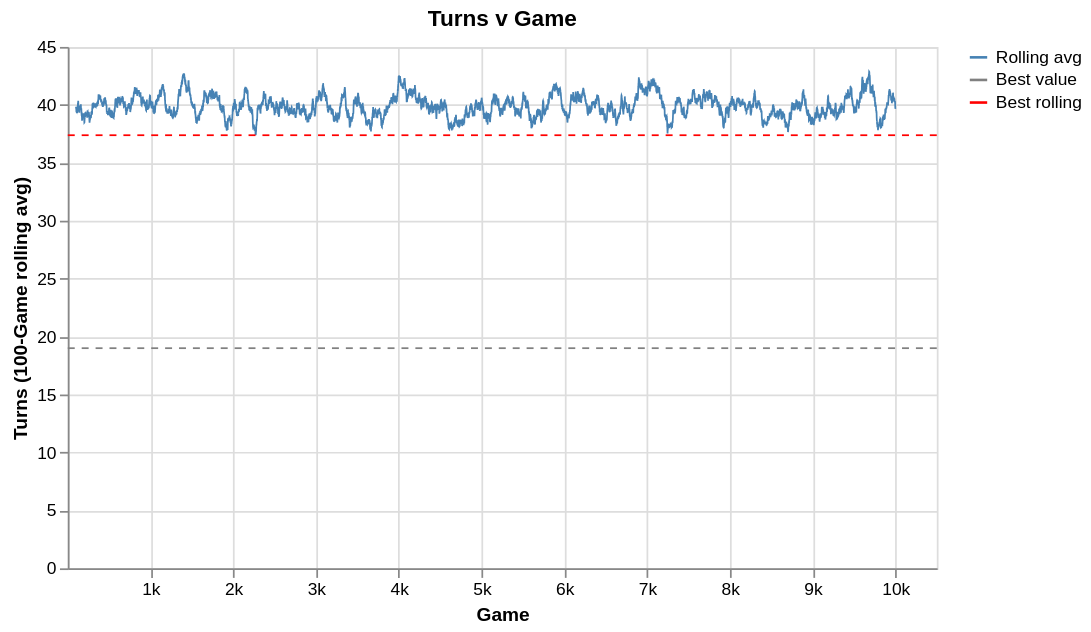

Here is the notebook cell this chart was saved with:
### Code cell
STAT_WINDOW = 100


def make_dual_line(
    df, agent_col, player_col, y_title, chart_title, window=STAT_WINDOW, stroke=1
):
    """Rolling avg line chart comparing agent vs player on a single metric."""
    long = (
        df.select(["game", agent_col, player_col])
        .with_columns(
            [
                pl.col(agent_col)
                .rolling_mean(window_size=window)
                .alias(f"{agent_col}_r"),
                pl.col(player_col)
                .rolling_mean(window_size=window)
                .alias(f"{player_col}_r"),
            ]
        )
        .select(["game", f"{agent_col}_r", f"{player_col}_r"])
        .unpivot(
            index="game",
            on=[f"{agent_col}_r", f"{player_col}_r"],
            variable_name="side",
            value_name="value",
        )
        .with_columns(
            pl.col("side").replace(
                {f"{agent_col}_r": "Agent", f"{player_col}_r": "Player"}
            )
        )
    )
    return (
        alt.Chart(long)
        .mark_line(strokeWidth=stroke)
        .encode(
            x=alt.X("game:Q", title="Game"),
            y=alt.Y("value:Q", title=f"{y_title} ({window}-game rolling avg)"),
            color=alt.Color(
                "side:N",
                scale=alt.Scale(
                    domain=["Agent", "Player"], range=["steelblue", "coral"]
                ),
                legend=alt.Legend(title=""),
            ),
        )
        .properties(title=chart_title, width=500, height=250)
    )


zero_rule = (
    alt.Chart(pl.DataFrame({"y": [0]}))
    .mark_rule(strokeDash=[4, 4], color="red")
    .encode(y="y:Q")
)

turns_chart = make_chart(
    q_agent_df,
    "turns",
    pl.min,
    arg_col="game",
    window_size=STAT_WINDOW,
    stroke=1,
)
hits_chart = (
    make_chart(
        q_agent_df,
        "agent_hit_diff",
        None,
        arg_col="game",
        window_size=STAT_WINDOW,
        stroke=1,
    )
    + zero_rule
)
sinks_chart = (
    make_chart(
        q_agent_df,
        "agent_sink_diff",
        None,
        arg_col="game",
        window_size=STAT_WINDOW,
        stroke=1,
    )
    + zero_rule
)

turns_chart.show()

title = alt.TitleParams("Q-Agent - Targeting Statistics", anchor="middle")
(hits_chart | sinks_chart).resolve_scale(y="independent").properties(title=title)

### Figure 1 — Vega specification as saved in the notebook (floating-point values rounded to 4 significant figures; data arrays with more than 128 entries replaced by an {"elided": "..."} marker saying what was removed)
{"$schema": "https://vega.github.io/schema/vega/v6.json", "data": [{"name": "source_0", "values": {"elided": "10000 records"}}, {"name": "source_1", "values": [{"series": "Best value", "y": 19}]}, {"name": "source_2", "values": [{"series": "Best rolling", "y": 37.38}]}, {"name": "source_0_x_domain_game", "values": [{"min": 1, "max": 10000}]}], "marks": [{"type": "group", "name": "layer_0_pathgroup", "from": {"facet": {"data": "source_0", "name": "faceted_path_layer_0_main", "groupby": ["series"]}}, "encode": {"update": {"width": {"field": {"signal": null, "datum": null, "group": "width", "parent": null}}, "height": {"field": {"signal": null, "datum": null, "group": "height", "parent": null}}}}, "marks": [{"type": "line", "name": "layer_0_marks", "from": {"data": "faceted_path_layer_0_main"}, "sort": {"field": "x"}, "encode": {"update": {"y": {"field": "turns_rolling", "scale": "y"}, "x": {"field": "game", "scale": "x"}, "defined": {"signal": "isValid(datum[\"game\"]) && isFinite(+datum[\"game\"]) && isValid(datum[\"turns_rolling\"]) && isFinite(+datum[\"turns_rolling\"])"}, "strokeWidth": {"value": 1}, "stroke": {"field": "series", "scale": "color"}}}, "style": ["line"]}]}, {"type": "rule", "name": "layer_1_marks", "from": {"data": "source_1"}, "encode": {"update": {"y": {"field": "y", "scale": "y"}, "stroke": {"field": "series", "scale": "color"}, "x": {"field": {"signal": null, "datum": null, "group": "width", "parent": null}}, "x2": {"value": 0}, "fillOpacity": {"value": 0.8}, "strokeDash": {"value": [4, 4]}}}, "style": ["rule"]}, {"type": "rule", "name": "layer_2_marks", "from": {"data": "source_2"}, "encode": {"update": {"y": {"field": "y", "scale": "y"}, "strokeDash": {"value": [4, 4]}, "fillOpacity": {"value": 0.8}, "stroke": {"field": "series", "scale": "color"}, "x2": {"value": 0}, "x": {"field": {"signal": null, "datum": null, "group": "width", "parent": null}}}}, "style": ["rule"]}], "scales": [{"name": "x", "type": "linear", "domain": [{"signal": "(data(\"source_0_x_domain_game\")[0] || {}).min"}, {"signal": "(data(\"source_0_x_domain_game\")[0] || {}).max"}], "range": [0, {"signal": "width"}], "domainMax": 10500, "zero": false}, {"name": "y", "type": "linear", "domain": {"fields": [{"data": "source_0", "field": "turns_rolling"}, {"data": "source_1", "field": "y"}, {"data": "source_2", "field": "y"}]}, "range": [{"signal": "height"}, 0], "nice": true, "zero": true}, {"name": "color", "type": "ordinal", "domain": ["Rolling avg", "Best value", "Best rolling"], "range": ["steelblue", "grey", "red"]}], "axes": [{"scale": "x", "zindex": 0, "orient": "bottom", "labels": false, "domain": false, "aria": false, "grid": true, "gridScale": "y", "minExtent": 0, "maxExtent": 0, "ticks": false, "tickCount": {"signal": "ceil(width/40)"}}, {"scale": "y", "aria": false, "minExtent": 0, "tickCount": {"signal": "ceil(height/40)"}, "ticks": false, "labels": false, "domain": false, "grid": true, "orient": "left", "zindex": 0, "gridScale": "x", "maxExtent": 0}, {"scale": "x", "labelOverlap": true, "encode": {"labels": {"update": {"text": {"signal": "datum.value / 1000 + 'k'"}}}}, "grid": false, "title": "Game", "orient": "bottom", "labelFlush": true, "tickCount": {"signal": "ceil(width/40)"}, "zindex": 0}, {"scale": "y", "title": "Turns (100-Game rolling avg)", "labelOverlap": true, "grid": false, "orient": "left", "tickCount": {"signal": "ceil(height/40)"}, "zindex": 0}], "title": {"text": "Turns v Game", "frame": "group"}, "background": "white", "padding": 5, "height": 300, "legends": [{"stroke": "color", "symbolType": "stroke"}], "width": 500, "style": "cell"}
